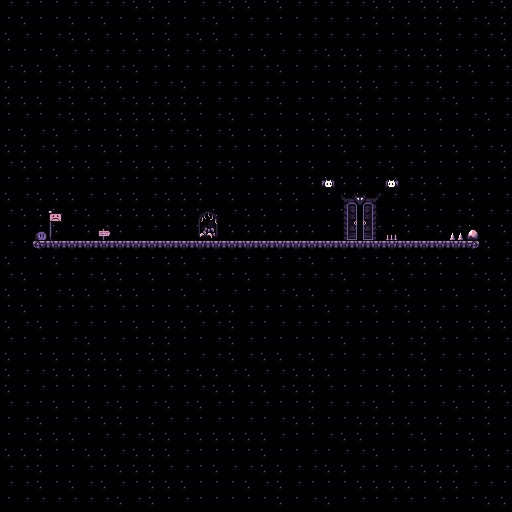

A 2D game scene composited from a Tiled map and its tileset images. What follows is a short description and the map's XML, with every tile layer's data as written:
An orthogonal 32x32 tile map with 16x16 px tiles, 2 tile layers (Background, Main).

<map version="1.4" tiledversion="1.4.3" orientation="orthogonal" renderorder="right-down" width="32" height="32" tilewidth="16" tileheight="16" infinite="0" nextlayerid="4" nextobjectid="3">
 <editorsettings>
  <export target="Lobby.tmx" format="tmx" />
 </editorsettings>
 <tileset firstgid="1" source="../tilesets/PurpleTiles.tsx" />
 <layer id="2" name="Background" width="32" height="32">
  <data encoding="csv">
153,153,151,151,153,153,153,153,152,152,151,151,153,153,152,152,151,152,153,153,153,153,153,152,152,151,152,152,152,151,153,152,
151,152,151,151,152,151,152,151,153,151,152,151,153,152,151,153,153,151,151,153,153,153,151,152,151,152,151,152,153,153,152,152,
152,153,151,153,152,152,153,151,152,151,152,153,152,152,153,153,153,151,153,153,153,153,153,151,151,151,151,152,153,153,153,152,
151,151,151,152,153,153,153,153,153,151,152,153,153,153,152,151,152,153,153,153,152,152,152,153,153,152,152,152,151,153,152,152,
153,152,152,153,152,151,153,153,152,153,151,153,153,153,151,153,153,152,151,153,151,151,152,153,153,151,153,152,153,152,151,153,
152,151,151,153,152,152,152,152,151,153,153,152,153,153,153,153,153,153,151,151,151,152,152,152,153,153,153,152,151,153,153,153,
152,152,152,153,152,153,152,153,152,152,152,152,152,153,153,151,153,152,153,151,153,151,152,153,153,151,153,153,152,151,153,153,
151,153,151,153,152,152,151,152,152,152,152,152,151,153,152,153,151,151,151,152,152,153,152,151,151,151,151,152,151,153,152,153,
151,152,153,152,153,151,151,152,152,151,153,153,152,153,152,151,152,152,151,151,152,152,152,151,152,151,151,151,151,152,151,151,
152,152,153,152,153,151,152,152,151,153,153,151,151,153,153,151,151,152,151,151,151,152,153,153,153,151,152,151,152,153,153,152,
153,152,152,151,152,152,153,151,152,152,152,153,152,153,152,151,151,151,151,152,151,153,152,153,152,153,151,151,151,152,151,152,
151,153,151,151,151,153,151,153,151,153,153,151,152,151,151,153,151,152,151,152,152,152,152,151,153,153,152,152,153,153,151,151,
152,153,152,152,152,153,151,152,152,153,152,152,152,151,152,151,151,152,152,151,151,151,152,153,153,153,152,153,151,152,151,153,
153,152,152,152,153,152,153,152,152,152,152,152,152,152,153,152,152,151,151,151,151,152,153,152,151,152,151,151,153,152,153,153,
151,151,151,152,151,152,153,152,153,153,151,151,152,152,152,152,152,152,152,152,151,153,153,153,151,152,153,152,153,152,151,152,
153,151,152,152,151,151,151,151,153,153,151,153,152,152,151,152,153,152,152,151,153,153,152,152,153,153,151,151,151,153,152,153,
152,151,151,152,153,153,153,152,151,151,152,152,153,153,153,151,153,151,153,152,153,151,153,151,152,152,152,152,151,152,151,153,
153,152,151,153,151,153,152,152,151,152,151,153,152,153,151,152,153,153,153,153,153,152,153,151,152,153,151,151,151,153,152,152,
152,151,152,153,152,152,153,152,152,151,151,152,153,151,153,151,151,153,152,152,153,153,151,153,153,152,151,151,152,151,151,152,
151,152,151,153,151,153,151,153,151,151,151,153,152,152,152,153,153,151,153,151,152,153,153,152,153,152,151,153,151,153,152,151,
152,153,152,151,153,153,151,151,152,151,152,152,153,153,152,153,151,153,153,153,151,153,151,151,151,151,152,152,151,152,152,152,
153,151,153,151,153,152,151,153,151,152,152,151,151,153,152,153,151,151,151,151,151,152,153,151,152,153,152,153,151,153,151,153,
152,151,151,152,151,152,152,152,151,152,152,151,153,153,152,153,152,152,153,152,153,151,153,153,151,153,152,153,153,151,152,151,
152,153,153,152,152,152,151,152,153,153,152,153,152,152,153,152,153,153,152,152,152,151,153,151,152,152,152,151,153,152,151,151,
152,151,153,151,151,151,151,153,153,151,153,151,153,152,152,151,152,153,152,152,153,151,151,151,152,151,151,151,153,151,152,152,
153,153,151,152,151,152,153,152,151,153,152,153,152,153,151,153,153,151,151,152,153,153,153,152,151,153,151,153,152,151,152,153,
151,153,152,151,153,151,152,152,151,152,153,153,151,153,151,153,151,153,152,152,151,151,152,152,152,152,151,152,153,151,152,151,
151,151,152,152,152,151,153,153,153,152,152,151,152,152,152,152,152,153,151,151,153,152,152,151,151,153,152,151,151,152,151,151,
152,152,152,151,151,152,152,153,152,152,152,153,151,151,151,151,152,151,151,153,151,153,153,152,151,151,151,151,151,152,152,153,
153,153,152,151,151,153,151,152,152,152,153,153,151,152,153,153,152,152,153,153,152,152,153,151,153,153,152,152,152,153,151,153,
153,153,152,151,152,153,152,153,151,152,152,152,151,151,151,152,153,152,153,151,151,151,152,152,152,152,151,152,152,153,153,151,
151,153,153,153,153,153,153,152,153,152,151,153,151,151,151,151,151,152,151,153,152,151,153,151,153,153,151,153,151,151,152,152
</data>
 </layer>
 <layer id="1" name="Main" width="32" height="32">
  <data encoding="csv">
0,0,0,0,0,0,0,0,0,0,0,0,0,0,0,0,0,0,0,0,0,0,0,0,0,0,0,0,0,0,0,0,
0,0,0,0,0,0,0,0,0,0,0,0,0,0,0,0,0,0,0,0,0,0,0,0,0,0,0,0,0,0,0,0,
0,0,0,0,0,0,0,0,0,0,0,0,0,0,0,0,0,0,0,0,0,0,0,0,0,0,0,0,0,0,0,0,
0,0,0,0,0,0,0,0,0,0,0,0,0,0,0,0,0,0,0,0,0,0,0,0,0,0,0,0,0,0,0,0,
0,0,0,0,0,0,0,0,0,0,0,0,0,0,0,0,0,0,0,0,0,0,0,0,0,0,0,0,0,0,0,0,
0,0,0,0,0,0,0,0,0,0,0,0,0,0,0,0,0,0,0,0,0,0,0,0,0,0,0,0,0,0,0,0,
0,0,0,0,0,0,0,0,0,0,0,0,0,0,0,0,0,0,0,0,0,0,0,0,0,0,0,0,0,0,0,0,
0,0,0,0,0,0,0,0,0,0,0,0,0,0,0,0,0,0,0,0,0,0,0,0,0,0,0,0,0,0,0,0,
0,0,0,0,0,0,0,0,0,0,0,0,0,0,0,0,0,0,0,0,0,0,0,0,0,0,0,0,0,0,0,0,
0,0,0,0,0,0,0,0,0,0,0,0,0,0,0,0,0,0,0,0,0,0,0,0,0,0,0,0,0,0,0,0,
0,0,0,0,0,0,0,0,0,0,0,0,0,0,0,0,0,0,0,0,0,0,0,0,0,0,0,0,0,0,0,0,
0,0,0,0,0,0,0,0,0,0,0,0,0,0,0,0,0,0,0,0,2147483689,0,0,0,41,0,0,0,0,0,0,0,
0,0,0,0,0,0,0,0,0,0,0,0,0,0,0,0,0,0,0,0,0,71,72,73,0,0,0,0,0,0,0,0,
0,0,0,127,0,0,0,0,0,0,0,0,165,166,0,0,0,0,0,0,0,87,88,89,0,0,0,0,0,0,0,0,
0,0,2147483705,143,0,0,63,0,0,0,0,0,181,182,0,0,0,0,0,0,0,103,104,105,123,0,0,0,28,30,0,0,
0,0,5,6,6,6,6,6,6,6,6,6,6,6,6,6,6,6,6,6,6,6,6,6,6,6,6,6,6,7,0,0,
0,0,0,0,0,0,0,0,0,0,0,0,0,0,0,0,0,0,0,0,0,0,0,0,0,0,0,0,0,0,0,0,
0,0,0,0,0,0,0,0,0,0,0,0,0,0,0,0,0,0,0,0,0,0,0,0,0,0,0,0,0,0,0,0,
0,0,0,0,0,0,0,0,0,0,0,0,0,0,0,0,0,0,0,0,0,0,0,0,0,0,0,0,0,0,0,0,
0,0,0,0,0,0,0,0,0,0,0,0,0,0,0,0,0,0,0,0,0,0,0,0,0,0,0,0,0,0,0,0,
0,0,0,0,0,0,0,0,0,0,0,0,0,0,0,0,0,0,0,0,0,0,0,0,0,0,0,0,0,0,0,0,
0,0,0,0,0,0,0,0,0,0,0,0,0,0,0,0,0,0,0,0,0,0,0,0,0,0,0,0,0,0,0,0,
0,0,0,0,0,0,0,0,0,0,0,0,0,0,0,0,0,0,0,0,0,0,0,0,0,0,0,0,0,0,0,0,
0,0,0,0,0,0,0,0,0,0,0,0,0,0,0,0,0,0,0,0,0,0,0,0,0,0,0,0,0,0,0,0,
0,0,0,0,0,0,0,0,0,0,0,0,0,0,0,0,0,0,0,0,0,0,0,0,0,0,0,0,0,0,0,0,
0,0,0,0,0,0,0,0,0,0,0,0,0,0,0,0,0,0,0,0,0,0,0,0,0,0,0,0,0,0,0,0,
0,0,0,0,0,0,0,0,0,0,0,0,0,0,0,0,0,0,0,0,0,0,0,0,0,0,0,0,0,0,0,0,
0,0,0,0,0,0,0,0,0,0,0,0,0,0,0,0,0,0,0,0,0,0,0,0,0,0,0,0,0,0,0,0,
0,0,0,0,0,0,0,0,0,0,0,0,0,0,0,0,0,0,0,0,0,0,0,0,0,0,0,0,0,0,0,0,
0,0,0,0,0,0,0,0,0,0,0,0,0,0,0,0,0,0,0,0,0,0,0,0,0,0,0,0,0,0,0,0,
0,0,0,0,0,0,0,0,0,0,0,0,0,0,0,0,0,0,0,0,0,0,0,0,0,0,0,0,0,0,0,0,
0,0,0,0,0,0,0,0,0,0,0,0,0,0,0,0,0,0,0,0,0,0,0,0,0,0,0,0,0,0,0,0
</data>
 </layer>
</map>